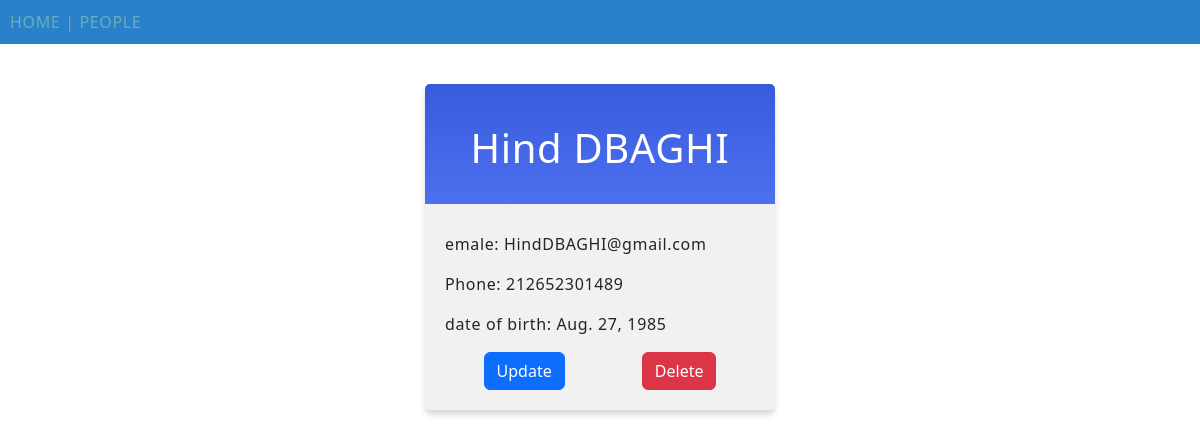
Page /people/person/2 on the committed database.
### people/models.py (models this page shows, shortened)
class person(models.Model):
    firstname = models.CharField(max_length=255)
    lastname = models.CharField(max_length=255)
    emale = models.CharField(max_length=50,null=True)
    phone = models.IntegerField(null=True)
    age = models.DateField(null=True)

### people/views.py (the view)
# urls.py: path('people/person/<int:id>', views.getById, name='getById'),
def getById(request, id):
    myperson = person.objects.get(id=id)
    template = loader.get_template('person.html')
    context = {
        'myperson' : myperson
    }
    return HttpResponse(template.render(context, request))

### people/templates/person.html (shortened to what this page needs)
{% extends "master.html" %}  {% block content %}
<div class="mycard">
  <h1>{{ myperson.firstname }} {{ myperson.lastname }}</h1>
  <p>emale: {{ myperson.emale }}</p>
  <p>Phone: {{ myperson.phone }}</p>
  <p>date of birth: {{ myperson.age }}</p>
  <div class="d-flex justify-content-around">
    <button class="btn btn-primary" type="button" value="Input">
      <a
        href="/update/{{ myperson.id }}"
        style="text-decoration: none; color: white"
      >
        Update
      </a>
    </button>
    <button class="btn btn-danger" type="button" value="Input">
      <a
        onclick="return confirm('Are tou sure to delete ?')"
        href="/delete/{{ myperson.id }}"
        style="text-decoration: none; color: white"
      >
        Delete
      </a>
    </button>
  </div>
</div>
{% endblock %}

### mystaticfiles/mystyles.css (style rules this page uses)
body { margin:0; font: 600 18px 'Source Sans Pro', sans-serif; letter-spacing: 0.64px; color: #585d74; }
.mycard { background-color: #f1f1f1; background-image: linear-gradient(to bottom, #375BDC, #4D70EF); background-size: 100% 120px; background-repeat: no-repeat; margin: 40px auto; width: 350px; border-radius: 5px; box-shadow: 0 5px 7px -1px rgba(51, 51, 51, 0.23); padding: 20px; }
.mycard h1 { text-align: center; color:#ffffff; margin:20px 0 60px 0; }
a:link, a:visited { color: #375BDC; }

### rows in the picture
person: firstname "Hind", lastname "DBAGHI", emale "HindDBAGHI@gmail.com", phone "212652301489", age "Aug. 27, 1985"
